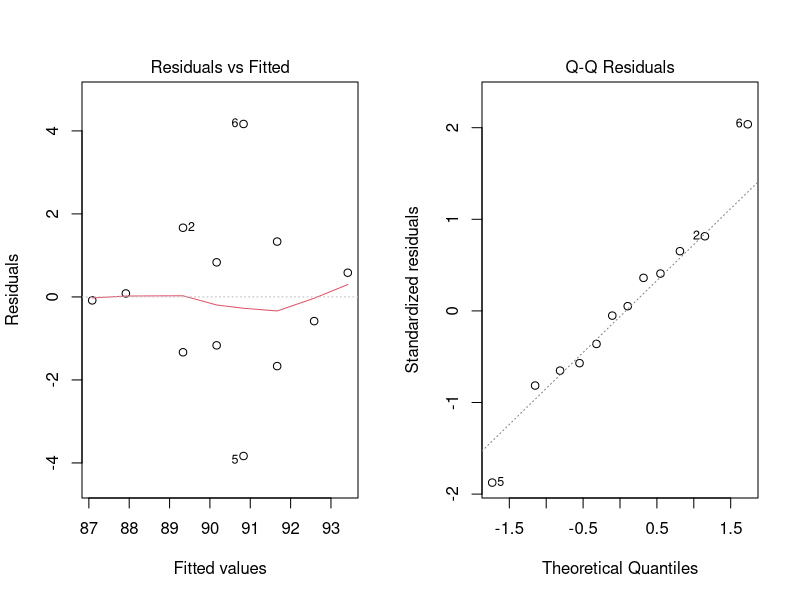

Recreate this plot in R.
# Datos
Flujo <- c(88, 91, 87, 92, 87, 95, 89, 91, 88, 94, 90, 93)
Operador <- factor(rep(c("Op1", "Op2"), each = 6))
Presion <- factor(rep(rep(c("1000", "1100", "1200"), each = 2), times = 2))
Gas <- factor(rep(c("N2", "ArN2"), each = 3, times = 2))

df <- data.frame(Flujo, Operador, Presion, Gas)

# Modelo ANOVA con bloque (operador) e interacción
modelo <- aov(Flujo ~ Operador + Presion * Gas, data = df)
summary(modelo)

# Verificación de supuestos
library(car)

# 1. Normalidad (Shapiro-Wilk)
shapiro.test(residuals(modelo))

# 2. Homocedasticidad (Levene)
leveneTest(Flujo ~ interaction(Presion, Gas, Operador), data = df)

# Gráficos de diagnóstico
par(mfrow = c(1, 2))
plot(modelo, which = 1)  # Residuos vs. Ajustados
plot(modelo, which = 2)  # QQ-Plot